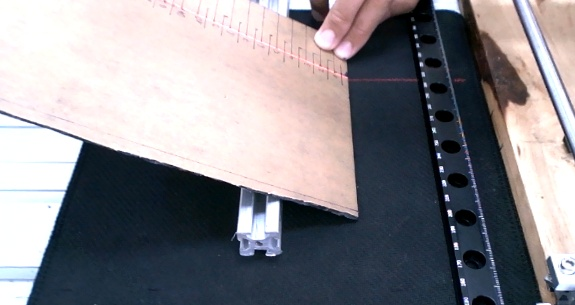
#> input picture Chek_past.jpg, 575 x 305 px
$ python -i neccessary_method.py   (imports and definitions only)
#> lines starting #> are read from the running program, lines starting #| are printed output that depends on the picture; after the words box and inside, x2 and y2 are one past the last pixel; in counts of white or black regions, pixels touching at a corner belong together
#> further down, picture is the input picture: shape (305, 575, 3); mean B, G, R 140.9, 135.7, 137.4
import numpy as np
import cv2
import time

def empty(a):
    pass

# [123 lines left out: functions stackImages, detectOrigin, detectTopCorner, detectBottomCorner, createPointCloud, not called in this run]

def detectOrigin_ver2(img):
    m = 0
    M = 150

    # Tìm ngưỡng cho từng kênh màu riêng biệt
    lower_white = np.array([m, m, m], dtype=np.uint8)
    upper_white = np.array([M, M, M], dtype=np.uint8)
    mask = cv2.inRange(img, lower_white, upper_white)
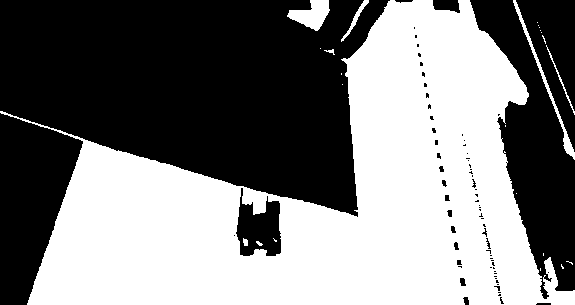
#> mask: shape (305, 575); 49.3% white; 24 white regions (16 under 20 px), largest, box (x1, y1, x2, y2) and area: (0, 0, 575, 305) 84682, (287, 0, 330, 31) 747, (513, 0, 575, 160) 623

    # Loại bỏ các pixel thừa bằng phép toán morphology
    kernel = np.ones((3, 3), np.uint8)
    opening = cv2.morphologyEx(mask, cv2.MORPH_OPEN, kernel)
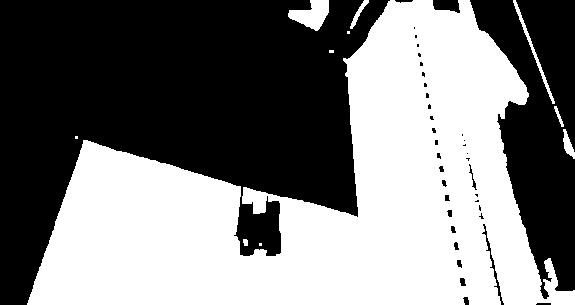
#> opening: shape (305, 575); 49% white; 11 white regions (4 under 20 px), largest, box (x1, y1, x2, y2) and area: (27, 0, 575, 305) 84338, (288, 0, 329, 31) 743, (513, 0, 555, 104) 365

    # Áp dụng phép toán bitwise để tạo ra ảnh đã loại bỏ máu trắng
    img = cv2.bitwise_and(img, img, mask=cv2.bitwise_not(opening))
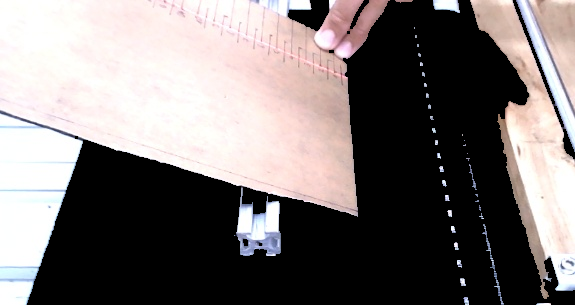
#> img: shape (305, 575, 3); mean B, G, R 114.8, 115.7, 122.2

    b, g, r = cv2.split(img)
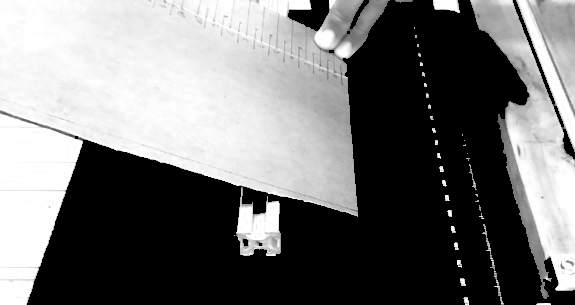
#> b: shape (305, 575); min 0, max 255, mean 114.8
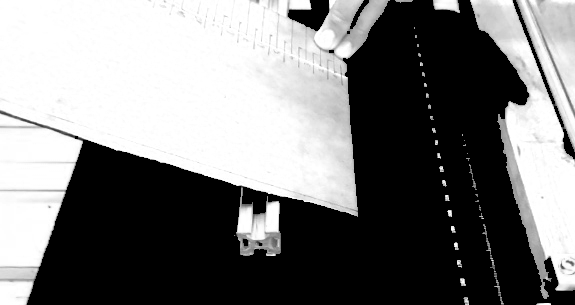
#> r: shape (305, 575); min 0, max 255, mean 122.2
    r = cv2.medianBlur(r, 3)
    # kernel = np.ones((2, 2), np.uint8)
    # r = cv2.dilate(r, kernel, iterations=1)

    y_max = np.argmax(r, axis=0)
#> y_max = 575 values, max 304 at index 467, min 0 at index 0, mean 23.93
    idx = []
    for i in range(1, len(y_max)):
        if (abs(y_max[i] - y_max[i-1]) > 5):
            idx.append(i)
#> after the loop, idx = 65 values from 70 to 572
    y_ndp = np.delete(y_max, idx)
#> y_ndp = 510 values, max 304 at index 417, min 0 at index 0, mean 18.62

    re = np.zeros((r.shape), dtype=np.uint8)
    for x in range(r.shape[1]):
        if x == 0:
            re[y_max[x], x] = 255
        if (x > 0) and (abs(y_max[x] - y_max[x-1]) < 5):
            re[y_max[x], x] = 255
        else:
            continue
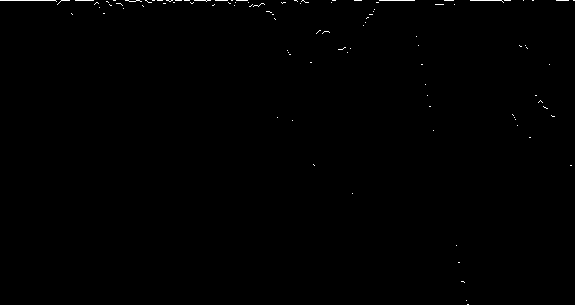
#> re: shape (305, 575); 0.29% white in thin lines or dots

    my_list = list(y_max)
#> my_list has the same summary as y_max
    indexes = []
    for i in range(len(my_list)):
        if my_list[i] == max(y_ndp):
            indexes.append(i)
#> after the loop, indexes = [467, 468]
    # time.sleep(0.25)
    ndp = []
    if len(indexes) > 2:
        for i in range(len(indexes)):
            ndp.append([indexes[i], max(y_ndp)])

    # plt.imshow(re, cmap="gray")
    # plt.show()
    return re, ndp

# [45 lines left out: functions get_OXY_function, getXYZmm, detectLightback, not called in this run]

>>> import cv2
>>> picture = cv2.imread('Chek_past.jpg')
>>> result = detectOrigin_ver2(picture)
